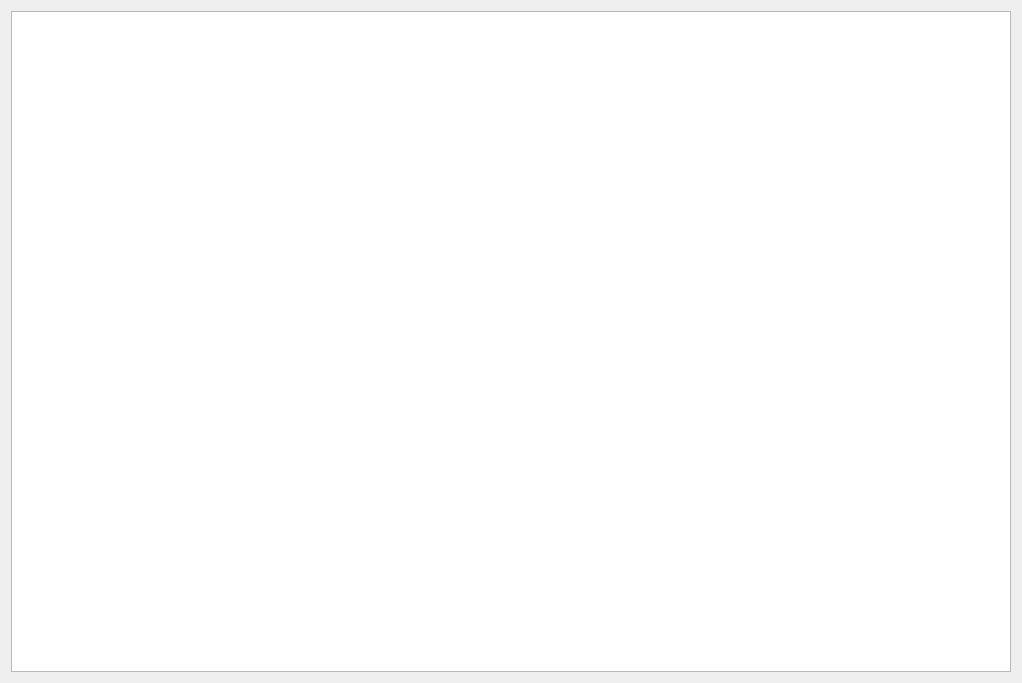
<?xml version="1.0" encoding="UTF-8"?>
<ui version="4.0">
 <class>Form</class>
 <widget class="QWidget" name="Form">
  <property name="geometry">
   <rect>
    <x>0</x>
    <y>0</y>
    <width>1022</width>
    <height>683</height>
   </rect>
  </property>
  <property name="windowTitle">
   <string>Table report</string>
  </property>
  <layout class="QGridLayout" name="gridLayout">
   <item row="0" column="0">
    <widget class="QTableView" name="table_view"/>
   </item>
  </layout>
 </widget>
 <resources/>
 <connections/>
</ui>
